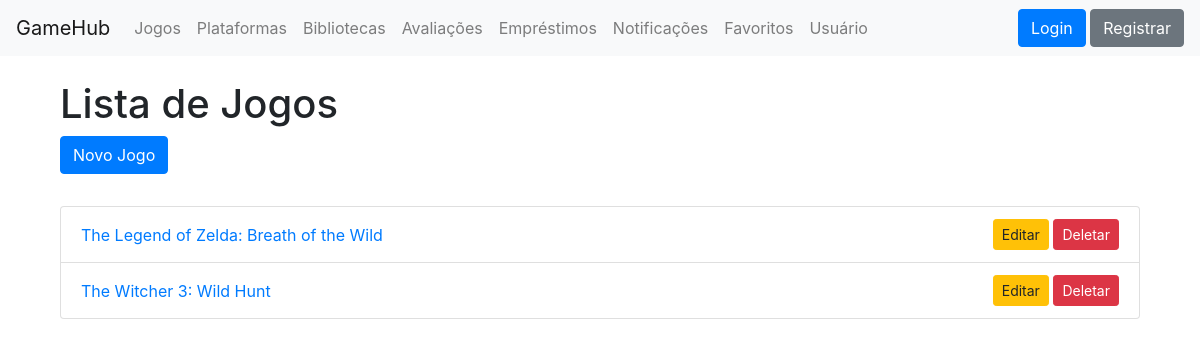
The app's page /jogos/, older data.
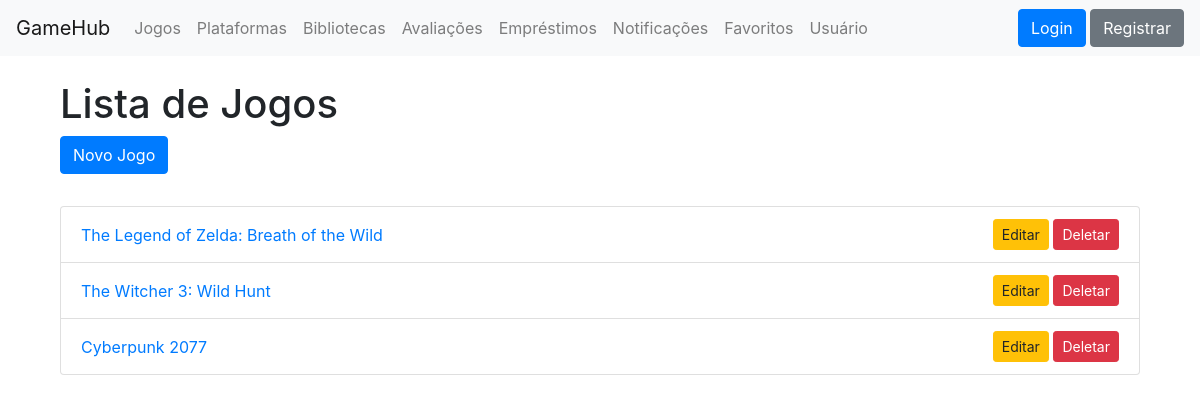
The same page, newer data.
### core/models.py (models this page shows, shortened)
class Jogo(models.Model):
    titulo = models.CharField(max_length=100)
    descricao = models.TextField(blank=True)
    categoria = models.ForeignKey(Categoria, on_delete=models.CASCADE)
    plataforma = models.ForeignKey(Plataforma, on_delete=models.CASCADE)
    desenvolvedora = models.ForeignKey(Desenvolvedora, on_delete=models.SET_NULL, null=True)

### core/views.py (the view)
# urls.py: path('jogos/', views.jogo_list, name='jogo_list'),
def jogo_list(request):
    jogos = Jogo.objects.all()
    return render(request, 'jogos/jogo_list.html', {'jogos': jogos})

### core/templates/jogos/jogo_list.html (shortened to what this page needs)
{% extends 'base.html' %}
{% block content %}
<div class="container mt-4">
    <h1>Lista de Jogos</h1>
    <a href="{% url 'jogo_create' %}" class="btn btn-primary mb-3">Novo Jogo</a>
    <ul class="list-group mt-3">
        {% for jogo in jogos %}
            <li class="list-group-item d-flex justify-content-between align-items-center">
                <a href="{% url 'jogo_detail' jogo.pk %}">{{ jogo.titulo }}</a>
                <div>
                    <a href="{% url 'jogo_update' jogo.pk %}" class="btn btn-warning btn-sm">Editar</a>
                    <a href="{% url 'jogo_delete' jogo.pk %}" class="btn btn-danger btn-sm">Deletar</a>
                </div>
            </li>
        {% empty %}
            <li class="list-group-item">Nenhum jogo cadastrado.</li>
        {% endfor %}
    </ul>
</div>
{% endblock %}

Row changes from the older to the newer data that the page shows:
added Jogo: titulo "Cyberpunk 2077"
